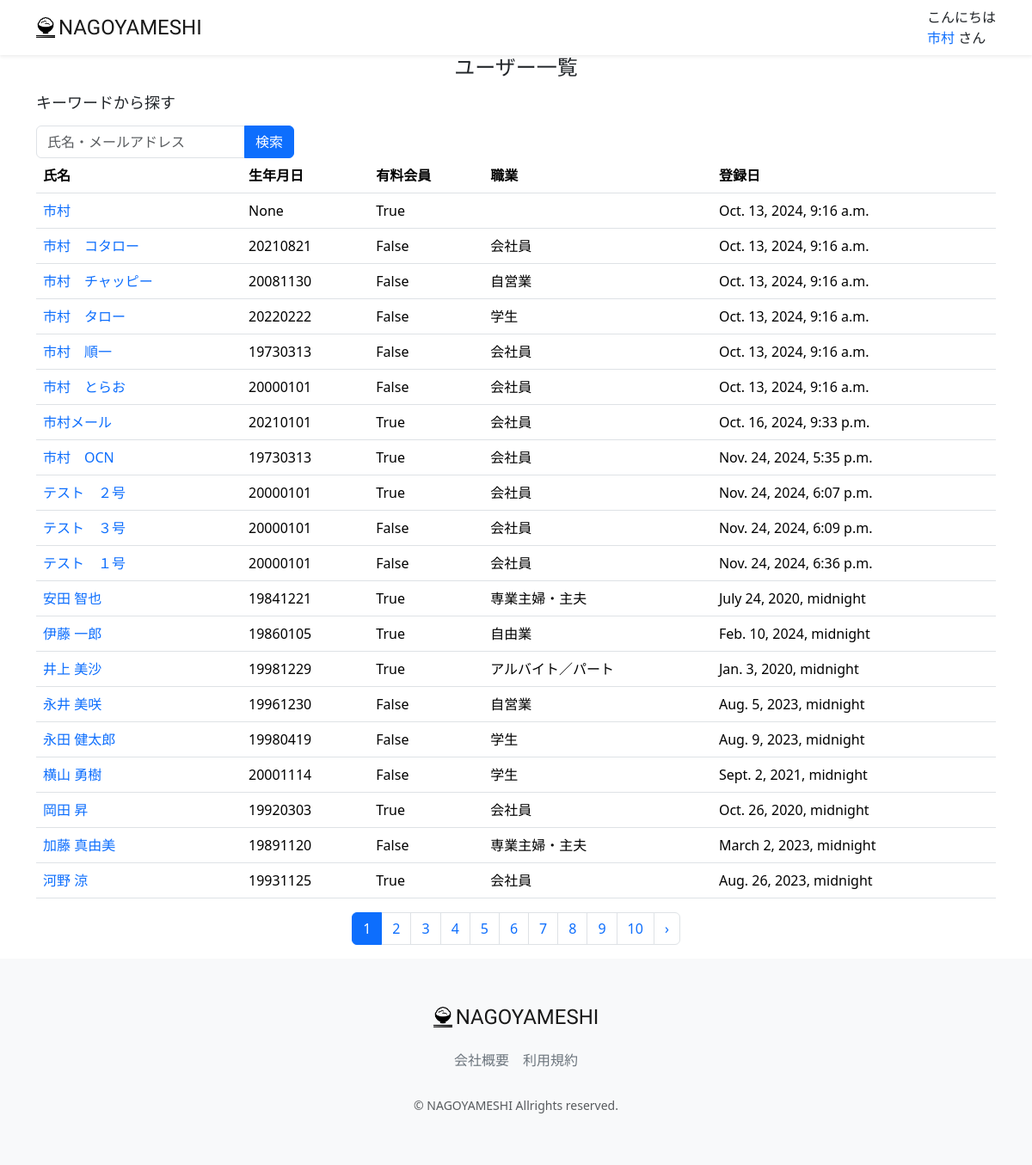
/accounts/user-list/ (signed in), run on the app's committed database.
### accounts/models.py (models this page shows, shortened)
class CustomUser(AbstractUser):
    GENDER_TYPES = (
        ("男性","男性"),
        ("女性","女性"),
        ("未回答","未回答"),
    )
    user_name_kanji = models.CharField("名前" ,max_length=20, blank=False, null=False)
    user_name_kana = models.CharField("ふりがな" ,max_length=50, blank=False, null=False)
    birthday = models.CharField("生年月日" , max_length=20, null=True, blank=True)
    gender = models.CharField("性別", max_length=50, choices=GENDER_TYPES, blank=True)
    job = models.ForeignKey(Job, on_delete=models.PROTECT, blank=True, null=True)
    is_subscribed = models.BooleanField(default=False, verbose_name="有料会員")
    card_name = models.CharField(max_length=128, null=True, blank=True, verbose_name="カード名義")
    card_number = models.CharField(max_length=128, null=True, blank=True, verbose_name="カード番号")
    regist_date = models.DateTimeField(default=timezone.now)
    created_day = models.DateTimeField("登録日", default=datetime.datetime.now, null=True, blank=True)
    updated_day = models.DateTimeField("更新日", default=datetime.datetime.now, null=True, blank=True)
    deleted_day = models.DateTimeField("削除日", null=True, blank=True)
    class Meta:
        verbose_name_plural = "CustomUser"

class Job(models.Model):
    name = models.CharField(max_length=200)

### accounts/views.py (the view)
# urls.py: path("user-list/", views.UserListView.as_view(), name="user_list"),
class UserListView(mixins.OnlyStuffUserMixin, generic.ListView):
    model = models.CustomUser
    template_name = 'admin/user_list.html'
    paginate_by = 20
    def get_queryset(self):
        keyword = self.request.GET.get('keyword')
        button_type = self.request.GET.get('button_type')
        print(f'button_type {button_type}')
        keyword = keyword if keyword is not None else ''
        if button_type == 'keyword':
            self.request.session['keyword_session'] = keyword
        keyword_session = self.request.session.get('keyword_session')
        if keyword_session is not None:
            queryset = models.CustomUser.objects.filter(Q(user_name_kanji__icontains=keyword_session) | Q(user_name_kana__icontains=keyword_session) | Q(username__contains=keyword_session)).order_by('id')
        else:
            queryset = models.CustomUser.objects.all().order_by('id')
        return queryset
    def get_context_data(self, **kwargs):
        context = super(UserListView, self).get_context_data(**kwargs)
        return context

### accounts/mixins.py (called while the page is built)
    def test_func(self):
        return self.request.user.is_staff

### restaurant/templatetags/custom_tag.py (called while the page is built)
@register.filter
def honor(val):
    return 'さん'

@register.filter
def greet(val):
    greeting = 'ようこそ'
    now = datetime.datetime.now()
    if now.hour <= 8:
        greeting = 'おはようございます'
    elif now.hour <= 18:
        greeting = 'こんにちは'
    else:
        greeting = 'こんばんは'
    return f'{greeting}'

### accounts/templates/admin/user_list.html (shortened to what this page needs)
{% extends "layout/base.html" %}
{% load static %}
{% block content %}
<main>
    <h1 class="mb-3 text-center">ユーザー一覧</h1>
    <div class="container nagoyameshi-container">
        <h3 class="mb-3">キーワードから探す</h3>
        <form method="GET" action="{% url 'user_list' %}"class="user-search-box">
            <div class="input-group">
                <input type="text" class="form-control" placeholder="氏名・メールアドレス" name="keyword">
                <button type="submit" class="btn btn-primary text-whiteshadow-sm">検索</button>
            </div>
        </form>
    </div>
    <div class="container nagoyameshi-container">
        <table class="table">
            <thead>
                <tr>
                    <th scope="col">氏名</th>
                    <th scope="col">生年月日</th>
                    <th scope="col">有料会員</th>
                    <th scope="col">職業</th>
                    <th scope="col">登録日</th>
                </tr>
            </thead>
            <tbody>
                {% for user in object_list %}
                        <tr>
                            <td>
                                <a href="{% url 'user_update' user.id %}">
                                    {{ user.user_name_kanji}}
                                </a>
                            </td>
                            <td>{{ user.birthday }} </td>
                            <td>{{ user.is_subscribed }}</td>
                            <td>{{ user.job.name}}</td>
                            <td>{{ user.created_day}}</td>
                        </tr>
                {% endfor %}
            </tbody>
        </table>
    </div>
    {% if is_paginated %}
        <div class="d-flex justify-content-center">
            <nav>
                <ul class="pagination">
                    {% for page_num in page_obj.paginator.page_range %}
                        {% if page_obj.number == page_num %}
                            <li class="page-item active" aria-current="page">
                                <span class="page-link">
                                    {{page_num }}
                                </span>
                            </li>
                        {% else %}
                            <li class="page-item">
                                <a class="page-link" href="?page={{ page_num }}">{{ page_num }}</a>
                            </li>
                        {% endif %}
                    {% endfor %}
                    {% if page_obj.has_next %}
                        <li class="page-item">
                            <a class="page-link" href="?page={{page_obj.next_page_number }}" rel="next" aria-label="次 &raquo;">
                                &rsaquo;
                            </a>
                        </li>
                    {% endif %}
                </ul>
            </nav>
        </div>
    {% endif %}
</main>
{% endblock %}

### restaurant/templates/layout/base.html (shortened to what this page needs)
{% load static %}
{% load custom_tag %}
<!DOCTYPE html>
<html lang="ja">
    <head>
        <link href="https://cdn.jsdelivr.net/npm/bootstrap@5.3.3/dist/css/bootstrap.min.css" rel="stylesheet">
        <link href="{% static 'css/nagoyameshi.css' %}" rel="stylesheet">
    </head>
    <body>
        <div id="app" class="wrapper">
            <nav class="navbar navbar-expand-md navbar-light bg-white shadow-sm">
                <div class="container nagoyameshi-container">
                    <a class="navbar-brand app-name" href="{% url 'top_page' %}">
                    <div class="d-flex align-items-center">
                        <img class="nagoyameshi-logo me-1" src="{% static 'images/logo/logo.png' %}" alt="nagoyameshi">NAGOYAMESHI
                    </div>
                    </a>
                    <div class="collapse navbar-collapse" id="navbarSupportedContent">
                        <ul class="navbar-nav ms-auto">
                            {% if user.is_staff %}
                            <li class="nav-item dropdown">
                                {{user.user_name_kanji|greet}}
                                <br>
                                <a id="navbarDropdown" class="nav-linkdropdown-toggle" href="#" role="button" data-bs-toggle="dropdown" aria-haspopup="true" aria-expanded="false" v-pre>
                                    {{ user.user_name_kanji}}
                                </a>
                                {{user.user_name_kanji|honor}}
                            </li>
                            {% endif %}
                        </ul>
                    </div>
                </div>
            </nav>
            {% block content %}{% endblock %}
            <footer class="bg-light">
                <div class="d-flex justify-content-center footer-logo">
                    <a class="navbar-brand app-name" href="{% url 'top_page' %}">
                        <div class="d-flex align-items-center">
                            <img class="nagoyameshi-logo me-1" src="{% static 'images/logo/logo.png' %}" alt="nagoyameshi">
                               NAGOYAMESHI
                        </div>
                    </a>
                </div>
                <div class="d-flex justify-content-center footer-link">
                    <a href="{% url 'company_page' %}" class="link-secondary me-3">会社概要</a>
                    <a href="{% url 'terms_page' %}" class="link-secondary">利用規約</a>
                </div>
                <p class="text-center text-muted small mb-0">&copy; NAGOYAMESHI Allrights reserved.</p>
            </footer>
        </div>
    </body>
</html>

### static/css/nagoyameshi.css (style rules this page uses)
.wrapper { min-height: 100vh; position: relative; padding-bottom: 240px; box-sizing: border-box; }
.nagoyameshi-logo { height: 24px; }
.app-name { font-family: 'Carter One', cursive; font-size: 24px; color: #191919; }
footer { width: 100%; height: 240px; position: absolute; bottom: 0; padding: 50px 15px; }
.footer-logo { margin-bottom: 20px; }
.footer-link { margin-bottom: 30px; }
h1 { font-size: 1.5rem; }
h3 { font-size: 1.125rem; }
.user-search-box { max-width: 300px; }
a { text-decoration: none !important; }

### data on the page
CustomUser: user_name_kanji|greet "こんにちは", user_name_kanji "市村", user_name_kanji|honor "さん", birthday "None", is_subscribed "True", created_day "Oct. 13, 2024, 9:16 a.m."
CustomUser: user_name_kanji "市村 コタロー", birthday "20210821", is_subscribed "False", job.name "会社員", created_day "Oct. 13, 2024, 9:16 a.m."
CustomUser: user_name_kanji "市村 チャッピー", birthday "20081130", is_subscribed "False", job.name "自営業", created_day "Oct. 13, 2024, 9:16 a.m."
CustomUser: user_name_kanji "市村 タロー", birthday "20220222", is_subscribed "False", job.name "学生", created_day "Oct. 13, 2024, 9:16 a.m."
CustomUser: user_name_kanji "市村 順一", birthday "19730313", is_subscribed "False", job.name "会社員", created_day "Oct. 13, 2024, 9:16 a.m."
CustomUser: user_name_kanji "市村 とらお", birthday "20000101", is_subscribed "False", job.name "会社員", created_day "Oct. 13, 2024, 9:16 a.m."
CustomUser: user_name_kanji "市村メール", birthday "20210101", is_subscribed "True", job.name "会社員", created_day "Oct. 16, 2024, 9:33 p.m."
CustomUser: user_name_kanji "市村 OCN", birthday "19730313", is_subscribed "True", job.name "会社員", created_day "Nov. 24, 2024, 5:35 p.m."
CustomUser: user_name_kanji "テスト ２号", birthday "20000101", is_subscribed "True", job.name "会社員", created_day "Nov. 24, 2024, 6:07 p.m."
CustomUser: user_name_kanji "テスト ３号", birthday "20000101", is_subscribed "False", job.name "会社員", created_day "Nov. 24, 2024, 6:09 p.m."
CustomUser: user_name_kanji "テスト １号", birthday "20000101", is_subscribed "False", job.name "会社員", created_day "Nov. 24, 2024, 6:36 p.m."
CustomUser: user_name_kanji "安田 智也", birthday "19841221", is_subscribed "True", job.name "専業主婦・主夫", created_day "July 24, 2020, midnight"
CustomUser: user_name_kanji "伊藤 一郎", birthday "19860105", is_subscribed "True", job.name "自由業", created_day "Feb. 10, 2024, midnight"
CustomUser: user_name_kanji "井上 美沙", birthday "19981229", is_subscribed "True", job.name "アルバイト／パート", created_day "Jan. 3, 2020, midnight"
CustomUser: user_name_kanji "永井 美咲", birthday "19961230", is_subscribed "False", job.name "自営業", created_day "Aug. 5, 2023, midnight"
CustomUser: user_name_kanji "永田 健太郎", birthday "19980419", is_subscribed "False", job.name "学生", created_day "Aug. 9, 2023, midnight"
CustomUser: user_name_kanji "横山 勇樹", birthday "20001114", is_subscribed "False", job.name "学生", created_day "Sept. 2, 2021, midnight"
CustomUser: user_name_kanji "岡田 昇", birthday "19920303", is_subscribed "True", job.name "会社員", created_day "Oct. 26, 2020, midnight"
CustomUser: user_name_kanji "加藤 真由美", birthday "19891120", is_subscribed "False", job.name "専業主婦・主夫", created_day "March 2, 2023, midnight"
CustomUser: user_name_kanji "河野 涼", birthday "19931125", is_subscribed "True", job.name "会社員", created_day "Aug. 26, 2023, midnight"

### other printed values
{{ page_num }} "1"
{{ page_num }} "2" "3" "4" "5" "6" "7" "8" "9" "10"
